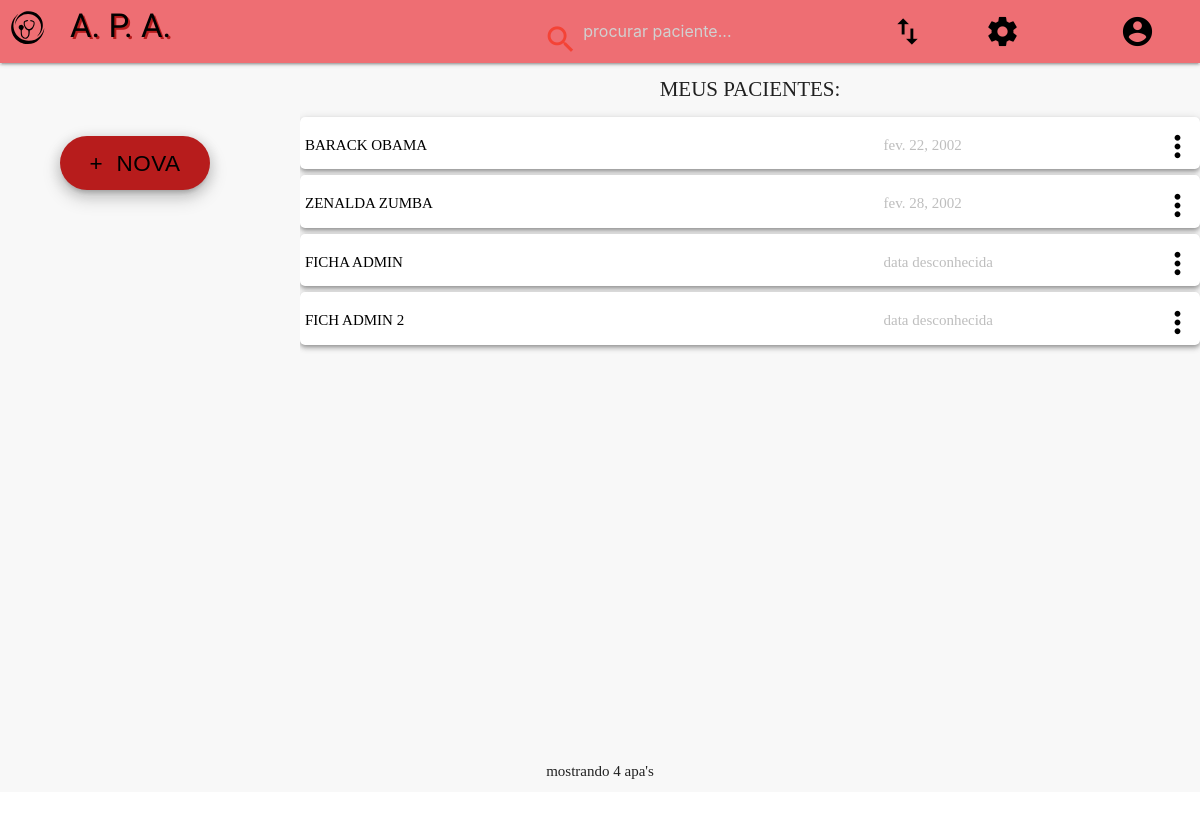
The page /restrita/ (signed in) on the database as committed earlier.
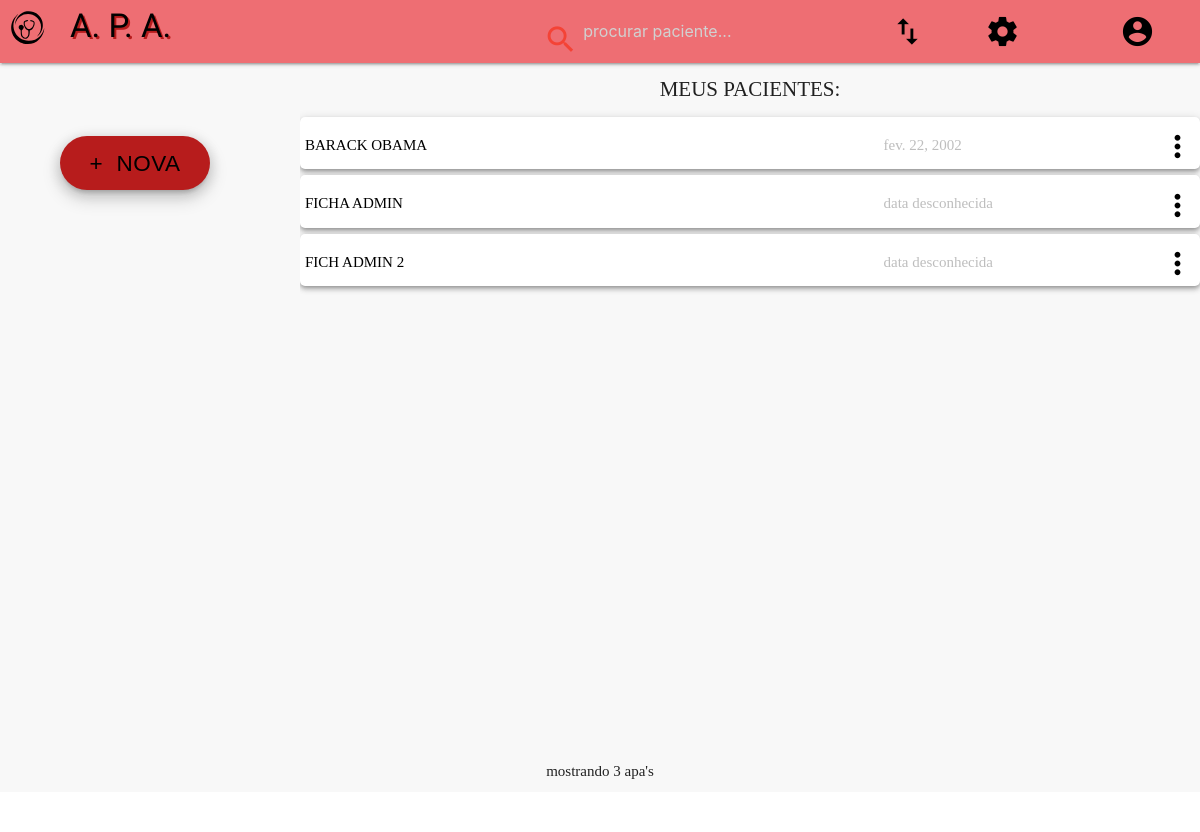
The same page on the database as committed later.
### ficha/models.py (models this page shows, shortened)
class Ficha(models.Model):
    user = models.ForeignKey(User, on_delete=models.CASCADE, null=True, blank=True)
    data = models.DateField(null=True, blank=True)
    nome = models.CharField(max_length=100, blank=True)
    idade = models.IntegerField(null=True, blank=True)
    sexo = models.CharField(choices=SEXO_CHOICES, blank=True, max_length=10, default="0")
    cpf = models.CharField(max_length=30, blank=True)
    hosp = models.CharField(max_length=50, blank=True)
    convenio = models.CharField(max_length=30, blank=True)
    cirurgia = models.CharField(max_length=100, blank=True)
    cirurgiao = models.CharField(max_length=50, blank=True)
    peso = models.DecimalField(decimal_places=1, max_digits=5, null=True, blank=True)
    altura = models.DecimalField(decimal_places=0, max_digits=5, null=True, blank=True)
    imc = models.DecimalField(decimal_places=2, max_digits=5, null=True, blank=True)
    n_previa = models.BooleanField(default=True)
    c_previa = models.CharField(max_length=100, blank=True)
    a_previa = models.CharField(max_length=100, blank=True)
    n_adversos = models.BooleanField(default=True)
    adversos = models.CharField(max_length=100, blank=True)
    mets = models.CharField(choices=METS_CHOICES, blank=True, max_length=20, default="1")
    cardio_neg = models.BooleanField(default=True)
    cardio_has = models.BooleanField(default=False)
    cardio_arr = models.BooleanField(default=False)
    cardio_cor = models.BooleanField(default=False)
    cardio_icc = models.BooleanField(default=False)
    cardio_out = models.BooleanField(default=False)
    neuro_neg = models.BooleanField(default=True)
    neuro_avc = models.BooleanField(default=False)
    neuro_cef = models.BooleanField(default=False)
    neuro_con = models.BooleanField(default=False)
    neuro_lme = models.BooleanField(default=False)
    neuro_out = models.BooleanField(default=False)
    resp_neg = models.BooleanField(default=True)
    resp_asm = models.BooleanField(default=False)
    resp_dpo = models.BooleanField(default=False)
    resp_tbg = models.BooleanField(default=False)
    resp_iva = models.BooleanField(default=False)
    resp_out = models.BooleanField(default=False)
    gastro_neg = models.BooleanField(default=True)
    gastro_rge = models.BooleanField(default=False)
    gastro_gas = models.BooleanField(default=False)
    gastro_vom = models.BooleanField(default=False)
    gastro_obs = models.BooleanField(default=False)
    gastro_out = models.BooleanField(default=False)
    endocrino_neg = models.BooleanField(default=True)
    endocrino_dia = models.BooleanField(default=False)
    endocrino_dti = models.BooleanField(default=False)
    endocrino_dlp = models.BooleanField(default=False)
    endocrino_out = models.BooleanField(default=False)
    renal_neg = models.BooleanField(default=True)
    renal_irc = models.BooleanField(default=False)
    renal_ira = models.BooleanField(default=False)
    renal_dia = models.BooleanField(default=False)
    renal_out = models.BooleanField(default=False)
    hem_neg = models.BooleanField(default=True)
    hem_coa = models.BooleanField(default=False)
    hem_ane = models.BooleanField(default=False)
    hem_tra = models.BooleanField(default=False)
    hem_hep = models.BooleanField(default=False)
    hem_hiv = models.BooleanField(default=False)
    hem_out = models.BooleanField(default=False)
    musc_neg = models.BooleanField(default=True)
    musc_lom = models.BooleanField(default=False)
    musc_des = models.BooleanField(default=False)
    musc_ati = models.BooleanField(default=False)
    musc_ato = models.BooleanField(default=False)
    musc_dis = models.BooleanField(default=False)
    musc_out = models.BooleanField(default=False)
    medicacoes = models.CharField(max_length=300, blank=True)
    medicacoes2 = models.CharField(max_length=300, blank=True)
    alergias = models.CharField(max_length=200, blank=True, default=default['alergias'])
    geral = models.CharField(max_length=100, blank=True, default=default['geral'])
    acv = models.CharField(max_length=100, blank=True, default=default['acv'])
    ar = models.CharField(max_length=100, blank=True, default=default['ar'])
    abd = models.CharField(max_length=100, blank=True, default=default['abd'])
    ext = models.CharField(max_length=100, blank=True, default=default['ext'])
    pas = models.IntegerField(default=0)
    pad = models.IntegerField(default=0)
    fc = models.IntegerField(default=0)
    fr = models.IntegerField(default=0)
    temp = models.CharField(max_length=10, blank=True, default=default['temp'])
    mallampati = models.CharField(choices=mallampati_CHOICES, blank=True, max_length=20)
    distem = models.CharField(choices=distem_CHOICES, blank=True, max_length=20)
    mobcer = models.CharField(choices=mobcer_CHOICES, blank=True, max_length=20)
    aboral = models.CharField(choices=aboral_CHOICES, blank=True, max_length=20)
    protese = models.CharField(choices=protese_CHOICES, blank=True, max_length=20)
    vad = models.CharField(choices=vad_CHOICES, blank=True, max_length=20)
    hb = models.DecimalField(decimal_places=1, max_digits=8, null=True, blank=True)
    ht = models.DecimalField(decimal_places=1, max_digits=8, null=True, blank=True)
    leuco = models.DecimalField(decimal_places=0, max_digits=8, null=True, blank=True)
    plt = models.DecimalField(decimal_places=0, max_digits=8, null=True, blank=True)
    gli = models.DecimalField(decimal_places=1, max_digits=8, null=True, blank=True)
    u = models.DecimalField(decimal_places=1, max_digits=8, null=True, blank=True)
    cr = models.DecimalField(decimal_places=2, max_digits=8, null=True, blank=True)
    na = models.DecimalField(decimal_places=1, max_digits=8, null=True, blank=True)
    k = models.DecimalField(decimal_places=2, max_digits=8, null=True, blank=True)
    ts = models.DecimalField(decimal_places=2, max_digits=8, null=True, blank=True)
    tc = models.DecimalField(decimal_places=2, max_digits=8, null=True, blank=True)
    inr = models.DecimalField(decimal_places=2, max_digits=8, null=True, blank=True)
    tp = models.DecimalField(decimal_places=2, max_digits=8, null=True, blank=True)
    ttpa = models.DecimalField(decimal_places=2, max_digits=8, null=True, blank=True)
    ecg = models.CharField(max_length=200, blank=True)
    eco = models.CharField(max_length=200, blank=True)
    rx = models.CharField(max_length=200, blank=True)
    ergo = models.CharField(max_length=200, blank=True)
    outroex = models.CharField(max_length=200, blank=True)
    anotacoes = models.CharField(max_length=200, blank=True)
    anotacoes2 = models.CharField(max_length=200, blank=True)
    proposta = models.CharField(max_length=200, blank=True)
    jejum = models.CharField(max_length=200, blank=True)
    prescricao = models.CharField(max_length=200, blank=True)
    prescricao2 = models.CharField(max_length=200, blank=True)
    prescricao3 = models.CharField(max_length=200, blank=True)
    asa = models.PositiveSmallIntegerField(default=1, blank=True)

### homepage/views.py (the view, shortened to what this page needs)
# urls.py: path('restrita/', Restrita.as_view(), name='restrita'),
class Restrita(LoginRequiredMixin, ListView):
    template_name = 'restrita.html'
    model = Ficha
    def get_queryset(self):
        return Ficha.objects.filter(user=self.request.user)

### templates/restrita.html (shortened to what this page needs)
{% extends "base.html" %}
{% load static %}
{% block meta %}
<link rel="stylesheet" href="{% static 'restrita.css' %}" media="screen">
{% endblock%}
{% block main %}
<div class="navbar-fixed hide-on-med-and-down">
    <nav>
        <div class="nav-wrapper">
            <a href="{% url 'restrita' %}" class="brand-logo" id="div-logo-rest"><i class="material-icons">
                <img src="../static/logo.svg" id="logo-rest" alt="logo"></i>A. P. A.</a>
            <ul class="right hide-on-med-and-down">
                <li>
                    <form>
                        <div class="col s12 center row">
                            <div class="row" id="topbarsearch">
                                <div class="input-field col s6 s12 red-text">
                                    <i class="red-text material-icons prefix">search</i>
                                    <input type="text" placeholder="procurar paciente..."
                                           id="autocomplete-input"
                                           class="autocomplete">
                                </div>
                            </div>
                        </div>
                    </form>
                </li>
                <li><a class='dropdown-trigger' href='#' data-target='dropdownclasg' id='dropdownclasgic'>
                    <i class="material-icons left">import_export</i></a></li>
                <li><a href="configuracoes.html"><i class="material-icons left black-text">settings</i></a></li>
                <li><a class='dropdown-trigger' href='#' data-target='dropdownperfilg' id="perfil-grande">
                    <i class="large material-icons left black-text">account_circle</i></a></li>
            </ul>
        </div>
    </nav>
</div>
<div class="row">
    <div class="col l3 painel-lat-restrita hide-on-med-and-down">
        <a href="{% url 'ficha'%}" class="btn-large waves-effect waves-light red darken-4 z-depth-3"
           id="btn-nova-grande"><span>+&nbsp&nbspNova</span></a>
    </div>
    <div class="main-restrita col s12 m12 l9">
        <div id="lista-pacientes valign-wrapper">
            <ul>
                <div class="titulo-lista center-align">MEUS PACIENTES:</div>
                {% for ficha in object_list%}
                <div class="z-depth-2" id="item-paciente">
                    <li><a href="{% url 'ficha_update' ficha.id %}">
                        <div class="item-nome truncate">{{ficha.nome|upper}}</div>
                        <div class="item-data">{{ficha.data|default:"data desconhecida"}}</div>
                    </a>
                        <div class="item-opcoes"><a class='dropdown-trigger' href='#' data-target='moredropdown'><i
                                class="material-icons">more_vert</i></a></div>
                    </li>
                </div>
                {% endfor %}
            </ul>
        </div>
    </div>
    <div class="row">
        <div class="col s12 paginador center-align">
            <span class="texto-paginador">mostrando {{object_list.count}} apa{{object_list.count|pluralize:"'s"}}</span>
        </div>
    </div>
</div>
{% endblock%}

Rows that differ between the two databases and show on the page:
removed Ficha: nome "ZENALDA ZUMBA", data "fev. 28, 2002"
Other text that changed with them:
{{ object_list.count }}: "4" → "3"
